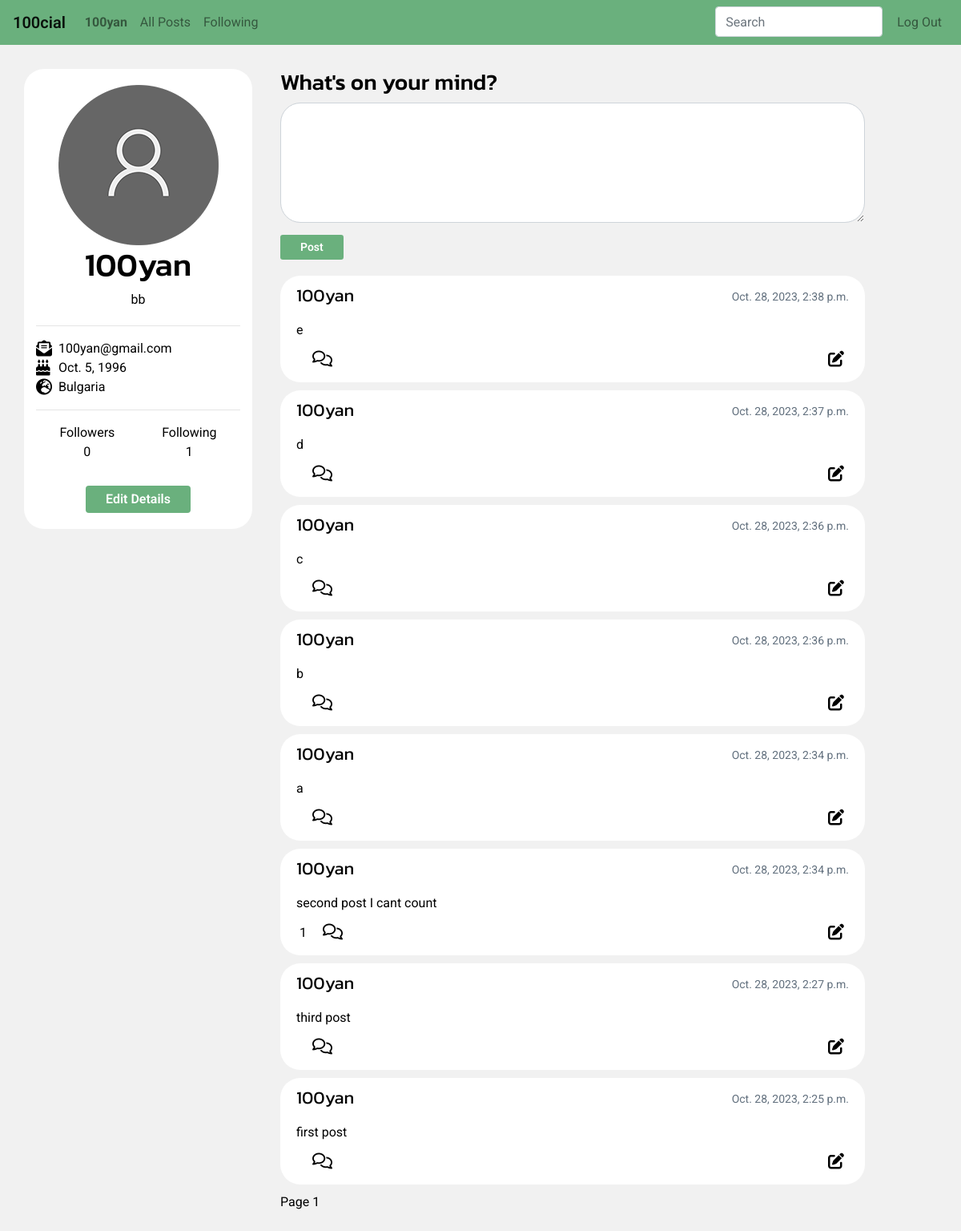
The app's page /user/2 (signed in) with its own data.
### network/models.py (models this page shows, shortened)
class User(AbstractUser):
    following = models.ManyToManyField('self', related_name='followers', blank=True)
    birthday = models.DateField(blank=True, null=True)
    nationality = CountryField(null=True)
    profile_pic = models.ImageField(upload_to="profile_pics", default='profile_pics/default.png')
    description = models.TextField(max_length=600, null=True)
    followed_by = models.IntegerField(blank=True, null=True, default=0)

class Post(models.Model):
    author = models.ForeignKey(User, on_delete=models.CASCADE)
    post = models.CharField(max_length=400)
    timestamp = models.DateTimeField(blank=True)
    likes = models.ManyToManyField(User, related_name="liked_posts", default=0)
    def likes_count(self) -> int:
        return self.likes.all().count()

### network/views.py (the view, shortened to what this page needs)
# urls.py: path('user/<int:id>', views.user_profile, name='user'),
def user_profile(request, id):
    user = User.objects.get(pk=id)
    if request.user.id:
        if request.user.id != user.pk:
            active_user = User.objects.get(pk=request.user.id)
            if active_user.following.filter(id=id).exists():
                status = 'Follow'
            else:
                status = 'Unfollow'
            if request.method == 'PUT':
                if status == 'Follow':
                    active_user.unfollow(user)
                    user.followed_by = user.followed_by - 1
                else:
                    active_user.follow(user)
                    user.followed_by = user.followed_by + 1
                user.save()
                return JsonResponse({
                    'message': status,
                    'num_followers': user.followed_by
                    })
    post_list = Post.objects.filter(author=user).order_by('-timestamp')
    comments = Comment.objects.filter(post__in=post_list).order_by("-timestamp")
    p = Paginator(post_list, 10)
    page = request.GET.get('page')
    posts = p.get_page(page)
    context = {
        'profile': user,
        'posts': posts,
        'all_comments': comments,
        'create_post': PostForm,
        'add_comment': CommentForm,
        'user_details': UserDetails,
    }
    try:
        context['follows'] = status
    except UnboundLocalError:
        pass
    return render(request, 'network/user_profile.html', context)

### network/templates/network/user_profile.html (shortened to what this page needs)
{% extends 'network/layout.html' %}
{% block body %}
<div class="container" id="default-view">
    <div class="row">
        <div class="col-lg-3 profile">
            <div id="profile-heading">
                <img id="user-profile-pic"src="{{ profile.profile_pic.url }}" alt="profile picture">
                <h1>{{ profile }}</h1>
                <span id="user-description">{{ profile.description }}</span>
            </div>
            <hr>
            <div id="profile-details">
                <i class="fa-solid fa-envelope-open-text fa-lg mr-2"></i>{{ profile.email }}
                <span id="user-birthday"><i class="fa-solid fa-cake-candles fa-lg mr-2"></i>{{ profile.birthday }}</span>
                <span id="user-nationality"><i class="fa-solid fa-earth-europe fa-lg mr-2"></i>{{ profile.nationality.name }}</span>
                <hr>
                <div id="display-followers">
                    <div>
                        Followers
                        <span id="user-followers"> {{ profile.followed_by }}</span>
                    </div>
                    <div>
                        Following
                        <span id="user-following">{{ profile.following.count }}</span>
                    </div>
                </div>
            </div>
            {% if user.is_authenticated %}
                {% if user.id != profile.id %}
                    {% if follows == 'Follow' %}
                    <button class='btn btn-primary' data-profile-id='{{ profile.id }}' id="follow">Unfollow</button>
                    {% else %}
                    <button class='btn btn-primary' data-profile-id='{{ profile.id }}' id="follow">Follow</button>
                    {% endif %}
                {% else %}
                <button class='btn btn-primary' data-profile-id='{{ profile.id }}' id="edit-profile">Edit Details</button>
                {% endif %}
            {% endif %}
        </div>
        <div class="col-lg-8">
            {% if user.id == profile.id %}
                <div class="form">
                    <h3>What's on your mind?</h3>
                    <form method="POST">
                        {{ create_post }}
                        <input type="button" data-profile-id='{{ user.id }}' id='submit-post' class='btn btn-sm btn-primary' name="new_post" value="Post">
                    </form>
                </div>
            {% endif %}
            {% include "network/content.html" %}
        </div>
    </div>
</div>
{% endblock %}

### network/templates/network/layout.html (shortened to what this page needs)
{% load static %}
<!DOCTYPE html>
<html lang="en">
    <head>
        <link rel="stylesheet" href="https://stackpath.bootstrapcdn.com/bootstrap/4.4.1/css/bootstrap.min.css">
        <link href="{% static 'network/styles.css' %}" rel="stylesheet">
    </head>
    <body>
        <nav class="navbar navbar-expand-lg navbar-light">
            <a class="navbar-brand" href="{% url 'index' %}">100cial</a>
            <div class="collapse navbar-collapse">
              <ul class="navbar-nav mr-auto mt-2 mt-lg-0">
                {% if user.is_authenticated %}
                    <li class="nav-item">
                        <a class="nav-link" href="{% url 'user' id=user.id %}"><strong>{{ user.username }}</strong></a>
                    </li>
                {% endif %}
                <li class="nav-item">
                    <a class="nav-link" href="{% url 'index' %}">All Posts</a>
                </li>
                {% if user.is_authenticated %}
                    <li class="nav-item">
                        <a class="nav-link" href="{% url 'following' %}">Following</a>
                    </li>
                {% endif %}
            </ul>
            <ul class="navbar-nav mr-right mt-2 mt-lg-0">
                <div id="search">
                    <div class="dropdown">
                        <input type="text" name="" id="dropdownMenu2" placeholder="Search" class="search-bar form-control dropdown-toggle" data-toggle="dropdown" aria-haspopup="true" aria-expanded="false">
                      </div>
                </div>
               {% if user.is_authenticated %}
                    <li class="nav-item">
                        <a class="nav-link" href="{% url 'logout' %}">Log Out</a>
                    </li>
                {% endif %}
            </ul>
            </div>
          </nav>
        <div class="body">
            {% block body %}
            {% endblock %}
        </div>
    </body>
</html>

### network/templates/network/content.html (shortened to what this page needs)
<div id="all-posts">
    {% if posts %}
        {% for post in posts %}
            <div class="single-post">
                <div class="post-contents">
                    <div class="post-heading">
                        <a id='author' href="{% url 'user' id=post.author.id %}">{{ post.author }}</a>
                        <p>{{ post.timestamp }}</p>
                    </div>
                    <div id="post-text">{{post.post}}</div>
                    <div class="interactions">
                        <div class="interaction-left">
                            {% if post.likes_count > 0 %}
                                <span id="num-likes">{{ post.likes_count }}</span>
                            {% else %}
                                <span id="num-likes" hidden>{{ post.likes_count }}</span>
                            {% endif %}
                            <button id="comment" class="interaction"><i class="fa-regular fa-comments fa-lg"></i></button>
                        </div>
                        <div class="interactions-right">
                            {% if user == post.author %}
                                <button id="edit" class="interaction"><i class="fa-solid fa-pen-to-square fa-lg"></i></button>
                            {% endif %}
                        </div>
                    </div>
            </div>
        </div>
        {% endfor %}
    {% endif %}
</div>
Page {{ posts.number }}

### network/static/network/styles.css (style rules this page uses)
body { background-color: #f1f1f1; color: black; font-family: 'Roboto', sans-serif; }
ul { list-style-type: none; padding: 0; margin: 0; }
h1, h3, h5 { font-family: 'Kanit', sans-serif; }
#search { margin-right: 10px; }
.navbar { background-color: #6AB07D; }
.navbar-brand { font-weight: 600; }
.profile span { display: block; }
#profile-heading { margin: 10px 0 20px; }
#profile-details { text-align: left; }
#follow, #edit-profile { margin: 10px 20px 20px; }
a:any-link { color: black; }
.btn-primary { padding: 5px 25px; background-color: #6AB07D; font-weight: 600; border: none; }
#like, #comment, #edit { border: none; background-color: transparent; }
#comment { margin-left: 10px; }
.profile { background-color: #ffffff; border-radius: 25px; margin-right: 20px; text-align: center; height: fit-content; }
.fa-cake-candles { width: 20px; }
#user-profile-pic { margin-top: 10px; }
#display-followers { display: flex; justify-content: space-around; text-align: center; margin-bottom: 20px; }
#new-post { padding: 15px; background-color: #ffffff; }
.container { margin: 30px auto; }
.form { margin-bottom: 20px; }
.form form .form-control { border-radius: 25px; height: 150px; margin-bottom: 15px; }
.single-post { background-color: #ffffff; border-radius: 25px; padding: 8px 20px 15px; margin-bottom: 10px; }
.post-contents .post-heading { display: flex; justify-content: space-between; margin-bottom: 12px; }
#post-text { margin-bottom: 12px; text-wrap: wrap; word-wrap: break-word; }
#author { font-family: 'Kanit', sans-serif; font-weight: 400; font-size: 22px; }
.post-heading p { font-size: 14px; color: #62707e; line-height:36px; padding: 0; margin: 0; vertical-align: middle; }
.interactions { display: flex; justify-content: space-between; }
.interaction-left { display: block; }

### records on screen
User: username "100yan", profile_pic (placeholder picture), description "bb", email "100yan@gmail.com", birthday "Oct. 5, 1996", nationality.name "Bulgaria", followed_by "0", following.count "1"
Post: author "100yan", timestamp "Oct. 28, 2023, 2:38 p.m.", post "e"
Post: author "100yan", timestamp "Oct. 28, 2023, 2:37 p.m.", post "d"
Post: author "100yan", timestamp "Oct. 28, 2023, 2:36 p.m.", post "c"
Post: author "100yan", timestamp "Oct. 28, 2023, 2:36 p.m.", post "b"
Post: author "100yan", timestamp "Oct. 28, 2023, 2:34 p.m.", post "a"
Post: author "100yan", timestamp "Oct. 28, 2023, 2:34 p.m.", post "second post I cant count", likes_count "1"
Post: author "100yan", timestamp "Oct. 28, 2023, 2:27 p.m.", post "third post"
Post: author "100yan", timestamp "Oct. 28, 2023, 2:25 p.m.", post "first post"

### other values on screen
{{ posts.number }} "1"
